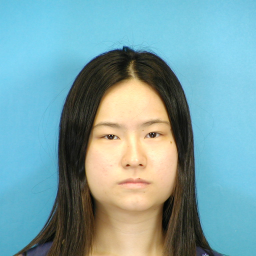
#> input picture data/resized/f-021-01.png, 256 x 256 px, found by its file name; its folder holds only this picture in this run
$ python edgesdetection.py
#> lines starting #> are read from the running program, lines starting #| are printed output that depends on the picture; after the words box and inside, x2 and y2 are one past the last pixel; in counts of white or black regions, pixels touching at a corner belong together
# [24 lines of commented-out code are left out]
import cv2
import os, os.path
import numpy as np
from matplotlib import pyplot as plt

print (cv2.__version__)
imageDir = "./data/resized/" #specify your path here
image_path_list = []
valid_image_extensions = [".jpg", ".jpeg", ".png", ".tif", ".tiff", ".JPG"] #specify your vald extensions here
valid_image_extensions = [item.lower() for item in valid_image_extensions]

for file in os.listdir(imageDir):
  extension = os.path.splitext(file)[1]
  if extension.lower() not in valid_image_extensions:
      continue
  image_path_list.append(os.path.join(imageDir, file))

for imagePath in image_path_list:
  print(imagePath)
  # read the img
  img = cv2.imread(imagePath,0)
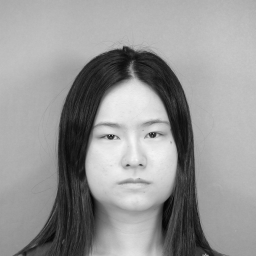
#> img: shape (256, 256); min 4, max 246, mean 150.5
  if img is None:
      continue

  # detect edges
  edges = cv2.Canny(img,256,256)
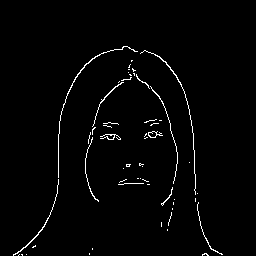
#> edges: shape (256, 256); 1.9% white in thin lines or dots, all inside (x1, y1, x2, y2) = (13, 46, 223, 256)

  # revert white and balck
  newEdges = cv2.bitwise_not(edges)

  # save output image in the edges foler
  path = imagePath.replace('resized', 'edges')
  cv2.imwrite(path,newEdges)

$ run again, on data/resized/f-025-01.png
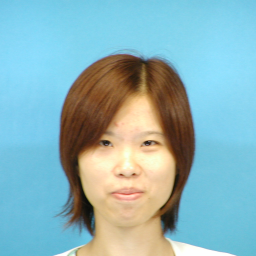
#> input picture data/resized/f-025-01.png, 256 x 256 px, found by its file name
#> `img = cv2.imread(imagePath,0)`:
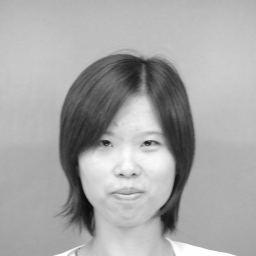
#> img: shape (256, 256); min 12, max 254, mean 167.6
#> `edges = cv2.Canny(img,256,256)`:
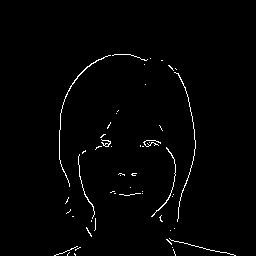
#> edges: shape (256, 256); 1.4% white in thin lines or dots, all inside (x1, y1, x2, y2) = (54, 54, 236, 256)

$ run again, on data/resized/f-026-01.png
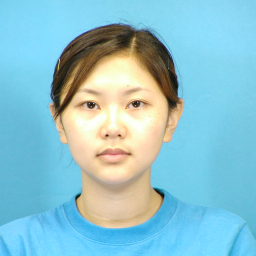
#> input picture data/resized/f-026-01.png, 256 x 256 px, found by its file name
#> `img = cv2.imread(imagePath,0)`:
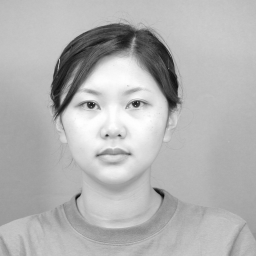
#> img: shape (256, 256); min 13, max 254, mean 178.8
#> `edges = cv2.Canny(img,256,256)`:
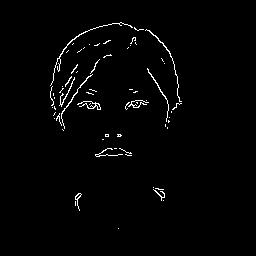
#> edges: shape (256, 256); 1.6% white in thin lines or dots, all inside (x1, y1, x2, y2) = (50, 22, 182, 229)

$ run again, on data/resized/f-027-01.png
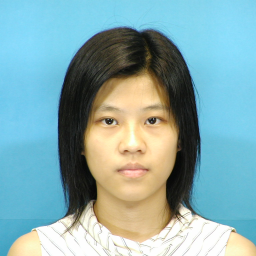
#> input picture data/resized/f-027-01.png, 256 x 256 px, found by its file name
#> `img = cv2.imread(imagePath,0)`:
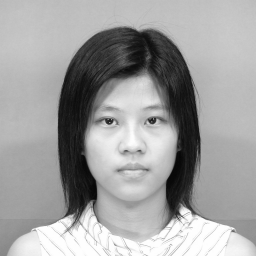
#> img: shape (256, 256); min 6, max 255, mean 159.6
#> `edges = cv2.Canny(img,256,256)`:
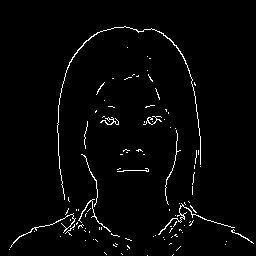
#> edges: shape (256, 256); 2.3% white in thin lines or dots, all inside (x1, y1, x2, y2) = (9, 26, 254, 256)

$ run again, on data/resized/f-022-01.png
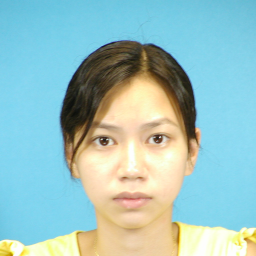
#> input picture data/resized/f-022-01.png, 256 x 256 px, found by its file name
#> `img = cv2.imread(imagePath,0)`:
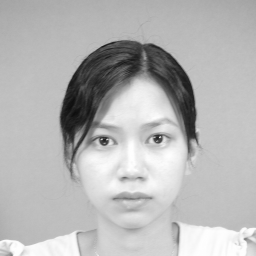
#> img: shape (256, 256); min 14, max 254, mean 181.4
#> `edges = cv2.Canny(img,256,256)`:
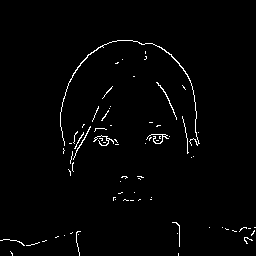
#> edges: shape (256, 256); 1.6% white in thin lines or dots, all inside (x1, y1, x2, y2) = (0, 40, 256, 256)
